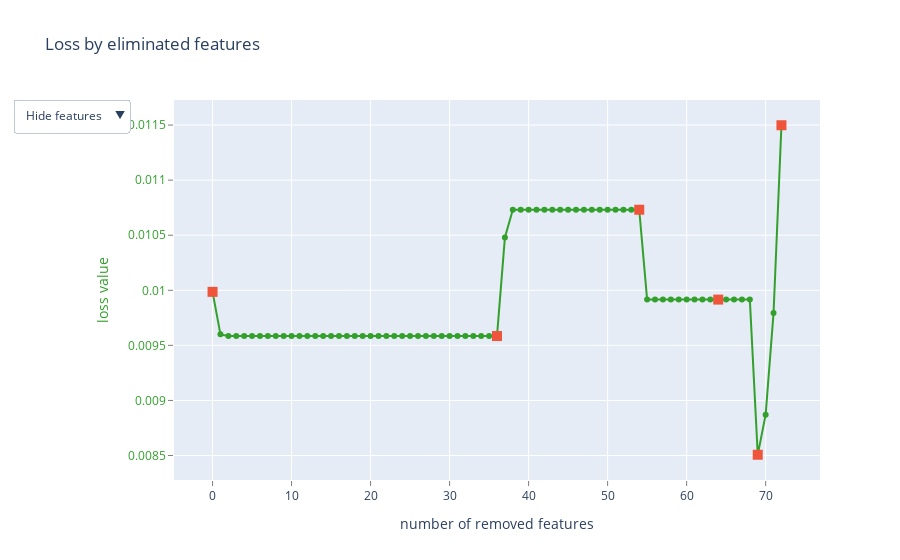

Notebook source saved alongside this figure:
### Code cell
%%time

# выполняем отбор признаков
shap_summary = catboost_select_features(
    algorithm=EFeaturesSelectionAlgorithm.RecursiveByShapValues, 
    steps=5
)

### Figure 1 — Plotly figure (JSON) as saved in the notebook; plotly's stock layout.template omitted (floating-point values rounded to 4 significant figures)
{"data": [{"line": {"color": "rgb(51,160,44)"}, "mode": "lines+markers", "name": "", "text": ["", "is_weekend", "working_time_per_week", "nunique_gate_per_day", "gate_id", "day_of_month", "hour", "total_minutes", "total_seconds", "day_of_week", "time_of_day", "is_month_start", "is_month_end", "pass_cnt_per_day", "daily_gate_pass_count", "probability_gate_id", "cnt_users_per_day", "nunique_gate_per_week", "entry_time", "working_time_per_day", "entrance_gate_id", "exit_gate_id", "gate_id_lag_1", "repeat_gate_4s", "repeat_gate_ge_5s", "cnt_repeat_gate_2s", "cnt_repeat_gate_4s", "cnt_repeat_gate_ge_5s", "route", "cumtime_per_day", "cumtime_at_route_per_day", "most_frequent_gate_per_day", "most_frequent_gate_per_week", "most_frequent_route_per_day", "most_frequent_route_per_week", "most_frequent_entrance_gate_per_week", "most_frequent_exit_gate_per_week", "daily_attendance_index", "nunique_route_per_week", "cnt_repeat_gate_3s", "most_frequent_gate_per_day_of_week", "most_frequent_route_per_day_of_week", "weekly_route_avg_time", "route_avg_time", "gate_id_1", "sec_btw_lag_1", "sec_btw_1", "gate_id_lag_2", "gate_id_2", "sec_btw_lag_2", "sec_btw_2", "gate_id_lag_3", "gate_id_3", "sec_btw_lag_3", "sec_btw_3", "daily_workload_index", "gate_id_lag_4", "cnt_users_per_week", "gate_id_4", "repeat_gate_2s", "repeat_gate_3s", "cnt_repeat_gate_1s", "sec_btw_lag_4", "sec_btw_4", "gate_id_lag_5", "gate_id_5", "sec_btw_lag_5", "sec_btw_5", "repeat_gate_1s", "cnt_days_per_week", "avg_pass_count_per_day_of_week", "nunique_route_per_day_of_week", "avg_working_time_per_day_of_week"], "type": "scatter", "x": [0, 1, 2, 3, 4, 5, 6, 7, 8, 9, 10, 11, 12, 13, 14, 15, 16, 17, 18, 19, 20, 21, 22, 23, 24, 25, 26, 27, 28, 29, 30, 31, 32, 33, 34, 35, 36, 37, 38, 39, 40, 41, 42, 43, 44, 45, 46, 47, 48, 49, 50, 51, 52, 53, 54, 55, 56, 57, 58, 59, 60, 61, 62, 63, 64, 65, 66, 67, 68, 69, 70, 71, 72], "y": [0.009986, 0.0096, 0.009585, 0.009585, 0.009585, 0.009585, 0.009585, 0.009585, 0.009585, 0.009585, 0.009585, 0.009585, 0.009585, 0.009585, 0.009585, 0.009585, 0.009585, 0.009585, 0.009585, 0.009585, 0.009585, 0.009585, 0.009585, 0.009585, 0.009585, 0.009585, 0.009585, 0.009585, 0.009585, 0.009585, 0.009585, 0.009585, 0.009585, 0.009585, 0.009585, 0.009585, 0.009585, 0.01048, 0.01073, 0.01073, 0.01073, 0.01073, 0.01073, 0.01073, 0.01073, 0.01073, 0.01073, 0.01073, 0.01073, 0.01073, 0.01073, 0.01073, 0.01073, 0.01073, 0.01073, 0.009916, 0.009916, 0.009916, 0.009916, 0.009916, 0.009916, 0.009916, 0.009916, 0.009916, 0.009916, 0.009916, 0.009916, 0.009916, 0.009916, 0.008507, 0.008871, 0.009795, 0.0115]}, {"marker": {"size": 10, "symbol": "square"}, "mode": "markers", "name": "", "text": ["", "most_frequent_exit_gate_per_week", "sec_btw_3", "gate_id_lag_5", "cnt_days_per_week", "avg_working_time_per_day_of_week"], "type": "scatter", "x": [0, 36, 54, 64, 69, 72], "y": [0.009986, 0.009585, 0.01073, 0.009916, 0.008507, 0.0115]}, {"mode": "text", "name": "", "text": ["", "6", "26", "17", "0", "1", "2", "3", "4", "5", "7", "8", "9", "10", "11", "12", "13", "18", "22", "23", "24", "25", "30", "53", "54", "56", "58", "59", "60", "61", "62", "63", "64", "65", "66", "67", "68", "15", "73", "57", "69", "70", "71", "72", "31", "32", "33", "34", "35", "36", "37", "38", "39", "40", "41", "27", "42", "14", "43", "51", "52", "55", "44", "45", "46", "47", "48", "49", "50", "16", "20", "74", "28"], "textfont": {"color": "rgb(51,160,44)", "family": "sans serif", "size": 18}, "textposition": "bottom center", "type": "scatter", "visible": false, "x": [0, 1, 2, 3, 4, 5, 6, 7, 8, 9, 10, 11, 12, 13, 14, 15, 16, 17, 18, 19, 20, 21, 22, 23, 24, 25, 26, 27, 28, 29, 30, 31, 32, 33, 34, 35, 36, 37, 38, 39, 40, 41, 42, 43, 44, 45, 46, 47, 48, 49, 50, 51, 52, 53, 54, 55, 56, 57, 58, 59, 60, 61, 62, 63, 64, 65, 66, 67, 68, 69, 70, 71, 72], "y": [0.009986, 0.0096, 0.009585, 0.009585, 0.009585, 0.009585, 0.009585, 0.009585, 0.009585, 0.009585, 0.009585, 0.009585, 0.009585, 0.009585, 0.009585, 0.009585, 0.009585, 0.009585, 0.009585, 0.009585, 0.009585, 0.009585, 0.009585, 0.009585, 0.009585, 0.009585, 0.009585, 0.009585, 0.009585, 0.009585, 0.009585, 0.009585, 0.009585, 0.009585, 0.009585, 0.009585, 0.009585, 0.01048, 0.01073, 0.01073, 0.01073, 0.01073, 0.01073, 0.01073, 0.01073, 0.01073, 0.01073, 0.01073, 0.01073, 0.01073, 0.01073, 0.01073, 0.01073, 0.01073, 0.01073, 0.009916, 0.009916, 0.009916, 0.009916, 0.009916, 0.009916, 0.009916, 0.009916, 0.009916, 0.009916, 0.009916, 0.009916, 0.009916, 0.009916, 0.008507, 0.008871, 0.009795, 0.0115]}, {"mode": "text", "name": "", "text": ["", "is_weekend", "working_time_per_week", "nunique_gate_per_day", "gate_id", "day_of_month", "hour", "total_minutes", "total_seconds", "day_of_week", "time_of_day", "is_month_start", "is_month_end", "pass_cnt_per_day", "daily_gate_pass_count", "probability_gate_id", "cnt_users_per_day", "nunique_gate_per_week", "entry_time", "working_time_per_day", "entrance_gate_id", "exit_gate_id", "gate_id_lag_1", "repeat_gate_4s", "repeat_gate_ge_5s", "cnt_repeat_gate_2s", "cnt_repeat_gate_4s", "cnt_repeat_gate_ge_5s", "route", "cumtime_per_day", "cumtime_at_route_per_day", "most_frequent_gate_per_day", "most_frequent_gate_per_week", "most_frequent_route_per_day", "most_frequent_route_per_week", "most_frequent_entrance_gate_per_week", "most_frequent_exit_gate_per_week", "daily_attendance_index", "nunique_route_per_week", "cnt_repeat_gate_3s", "most_frequent_gate_per_day_of_week", "most_frequent_route_per_day_of_week", "weekly_route_avg_time", "route_avg_time", "gate_id_1", "sec_btw_lag_1", "sec_btw_1", "gate_id_lag_2", "gate_id_2", "sec_btw_lag_2", "sec_btw_2", "gate_id_lag_3", "gate_id_3", "sec_btw_lag_3", "sec_btw_3", "daily_workload_index", "gate_id_lag_4", "cnt_users_per_week", "gate_id_4", "repeat_gate_2s", "repeat_gate_3s", "cnt_repeat_gate_1s", "sec_btw_lag_4", "sec_btw_4", "gate_id_lag_5", "gate_id_5", "sec_btw_lag_5", "sec_btw_5", "repeat_gate_1s", "cnt_days_per_week", "avg_pass_count_per_day_of_week", "nunique_route_per_day_of_week", "avg_working_time_per_day_of_week"], "textfont": {"color": "rgb(51,160,44)", "family": "sans serif", "size": 18}, "textposition": "bottom center", "type": "scatter", "visible": false, "x": [0, 1, 2, 3, 4, 5, 6, 7, 8, 9, 10, 11, 12, 13, 14, 15, 16, 17, 18, 19, 20, 21, 22, 23, 24, 25, 26, 27, 28, 29, 30, 31, 32, 33, 34, 35, 36, 37, 38, 39, 40, 41, 42, 43, 44, 45, 46, 47, 48, 49, 50, 51, 52, 53, 54, 55, 56, 57, 58, 59, 60, 61, 62, 63, 64, 65, 66, 67, 68, 69, 70, 71, 72], "y": [0.009986, 0.0096, 0.009585, 0.009585, 0.009585, 0.009585, 0.009585, 0.009585, 0.009585, 0.009585, 0.009585, 0.009585, 0.009585, 0.009585, 0.009585, 0.009585, 0.009585, 0.009585, 0.009585, 0.009585, 0.009585, 0.009585, 0.009585, 0.009585, 0.009585, 0.009585, 0.009585, 0.009585, 0.009585, 0.009585, 0.009585, 0.009585, 0.009585, 0.009585, 0.009585, 0.009585, 0.009585, 0.01048, 0.01073, 0.01073, 0.01073, 0.01073, 0.01073, 0.01073, 0.01073, 0.01073, 0.01073, 0.01073, 0.01073, 0.01073, 0.01073, 0.01073, 0.01073, 0.01073, 0.01073, 0.009916, 0.009916, 0.009916, 0.009916, 0.009916, 0.009916, 0.009916, 0.009916, 0.009916, 0.009916, 0.009916, 0.009916, 0.009916, 0.009916, 0.008507, 0.008871, 0.009795, 0.0115]}], "layout": {"showlegend": false, "title": {"text": "Loss by eliminated features"}, "updatemenus": [{"active": 0, "buttons": [{"args": [{"visible": [true, true, false, false]}], "label": "Hide features", "method": "update"}, {"args": [{"visible": [true, true, true, false]}], "label": "Show indices", "method": "update"}, {"args": [{"visible": [true, true, false, true]}], "label": "Show names", "method": "update"}], "pad": {"r": 10, "t": 10}, "showactive": true, "x": -0.25, "xanchor": "left", "y": 1.03, "yanchor": "top"}], "xaxis": {"gridcolor": "rgb(255,255,255)", "showgrid": true, "showline": false, "showticklabels": true, "tickcolor": "rgb(127,127,127)", "ticks": "outside", "title": {"text": "number of removed features"}, "zeroline": false}, "yaxis": {"gridcolor": "rgb(255,255,255)", "showgrid": true, "showline": false, "showticklabels": true, "tickcolor": "rgb(127,127,127)", "tickfont": {"color": "rgb(51,160,44)"}, "ticks": "outside", "title": {"font": {"color": "rgb(51,160,44)"}, "text": "loss value"}, "zeroline": false}}}
